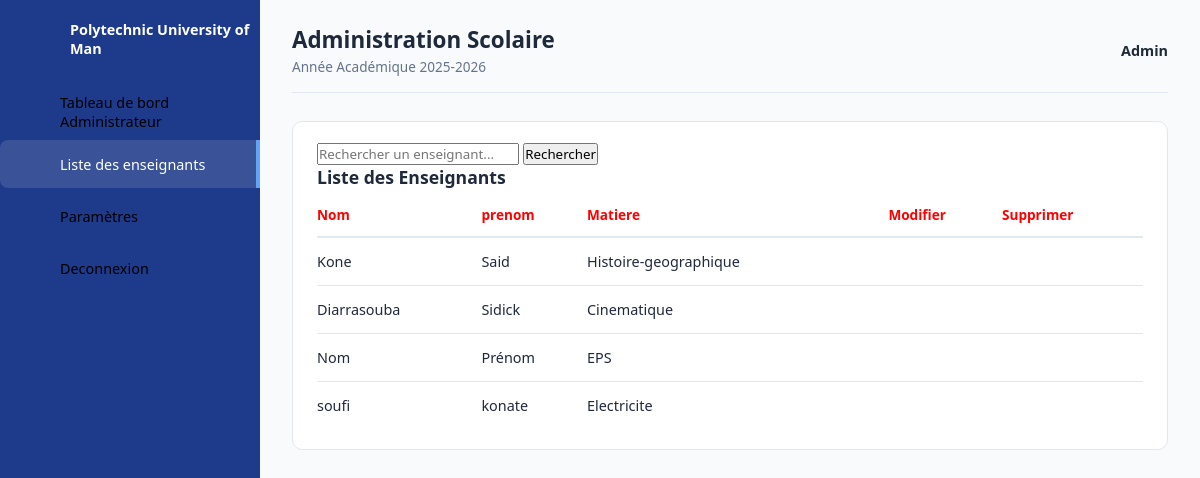
/liste_professeur/, run on an earlier commit of the app's database.
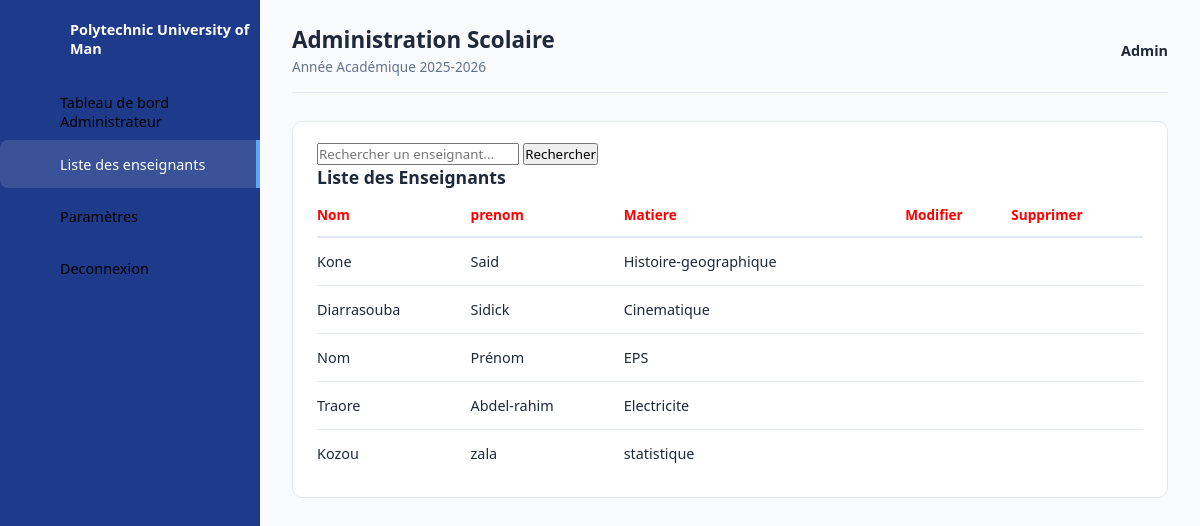
And on a later commit of the database.
### new_project/models.py (models this page shows, shortened)
class Professeur (models.Model):
    nom=models.CharField(max_length=100)
    prenom =models.CharField(max_length=100)
    age=models.IntegerField(default=0)
    classe = models.ForeignKey(Classes, on_delete=models.SET_NULL,null=True,blank=True)
    matiere =models.ForeignKey (Matieres, on_delete=models.SET_NULL,null=True, blank=True)
    id_user =models.OneToOneField(Utilisateur, on_delete=models.CASCADE, related_name='professeur' , null=True )
    class Meta:
        verbose_name = "Professeur"
        verbose_name_plural = "Professeurs"

class Matieres (models.Model):
    nom=models.CharField(max_length=50)
    class Meta:
        verbose_name = "Matière"
        verbose_name_plural = "Matieres"
    def __str__(self):
        return self.nom

### new_project/views.py (the view)
# urls.py: path("liste_professeur/", liste_professeur, name='liste_professeur'),
def liste_professeur(request):
    recherche = request.GET.get('recherche')
    if recherche:
        professeurs = Professeur.objects.filter(
            nom__icontains=recherche
        )
    else:
        professeurs = Professeur.objects.all()
    context = {
        'professeurs': professeurs,
        'recherche': recherche
    }
    return render(
        request,
        'liste_professeur.html',
        context
    )

### templates/liste_professeur.html (shortened to what this page needs)
{% load static %}
<!DOCTYPE html>
<html lang="fr">
<head>
    <link rel="stylesheet" href="{% static 'css/dashboardadmin.css' %}?v=2.0">
</head>
<body>
<div class="container">
    <aside class="navigation">
        <ul>
            <li class="brand">
                <a href="#">
                    <span class="titre">
                        Polytechnic University of Man
                    </span>
                </a>
            </li>
            <li>
                <a href="{% url 'dashboardadmin' %}">
                    <span class="titre">
                        Tableau de bord Administrateur
                    </span>
                </a>
            </li>
            <li class="active">
                <a href="{% url 'liste_professeur' %}">
                    <span class="titre">
                        Liste des enseignants
                    </span>
                </a>
            </li>
            <li>
                <a href="{% url 'parametres' %}">
                    <span class="titre">Paramètres</span>
                </a>
            </li>
            <li class="logout">
                <a href="{% url 'deconnexion' %}">
                    <span class="titre"> Deconnexion </span>
                </a>
            </li>
        </ul>
    </aside>
    <main class="main-content">
        <header class="topbar">
            <div>
                <h2>
                    Administration Scolaire
                </h2>
                <p class="subtitle">
                    Année Académique 2025-2026
                </p>
            </div>
            <div class="user-profile">
                <span>  Admin</span>
            </div>
        </header>
        <section class="details">
            <div class="recent-orders">
                <form method="GET" class="search-form">
                    <input
                        type="text"
                        name="recherche"
                        placeholder="Rechercher un enseignant..."
                        value="{{ request.GET.recherche }}"
                    >
                    <button type="submit"> Rechercher</button>
                </form>
                <div class="card-header">
                    <h3>
                        Liste des Enseignants
                    </h3>
                </div>
                <table>
                    <thead>
                        <tr>
                            <td class="lock">Nom</td>
                            <td class="lock">prenom </td>
                            <td class="lock">Matiere</td>
                            <td class="lock">Modifier</td>
                            <td class="lock">Supprimer</td>
                        </tr>
                    </thead>
                    <tbody>
                        {% for professeur in professeurs %}
                        <tr>
                            <td>
                                {{ professeur.nom }}
                            </td>
                            <td>
                                {{ professeur.prenom }}
                            </td>
                            <td>
                                {{ professeur.matiere }}
                            </td>
                            <td>
                            </td>
                            <td>
                            </td>
                        </tr>
                        {% empty %}
                        <tr>
                            <td colspan="5">
                                Aucun enseignant trouvé.
                            </td>
                        </tr>
                        {% endfor %}
                    </tbody>
                </table>
            </div>
        </section>
    </main>
</div>
</body>
</html>

What changed in the data, as far as the page shows it:
removed Professeur: nom "soufi", prenom "konate", matiere "Electricite"
added Professeur: nom "Traore", prenom "Abdel-rahim", matiere "Electricite"
added Professeur: nom "Kozou", prenom "zala", matiere "statistique"
